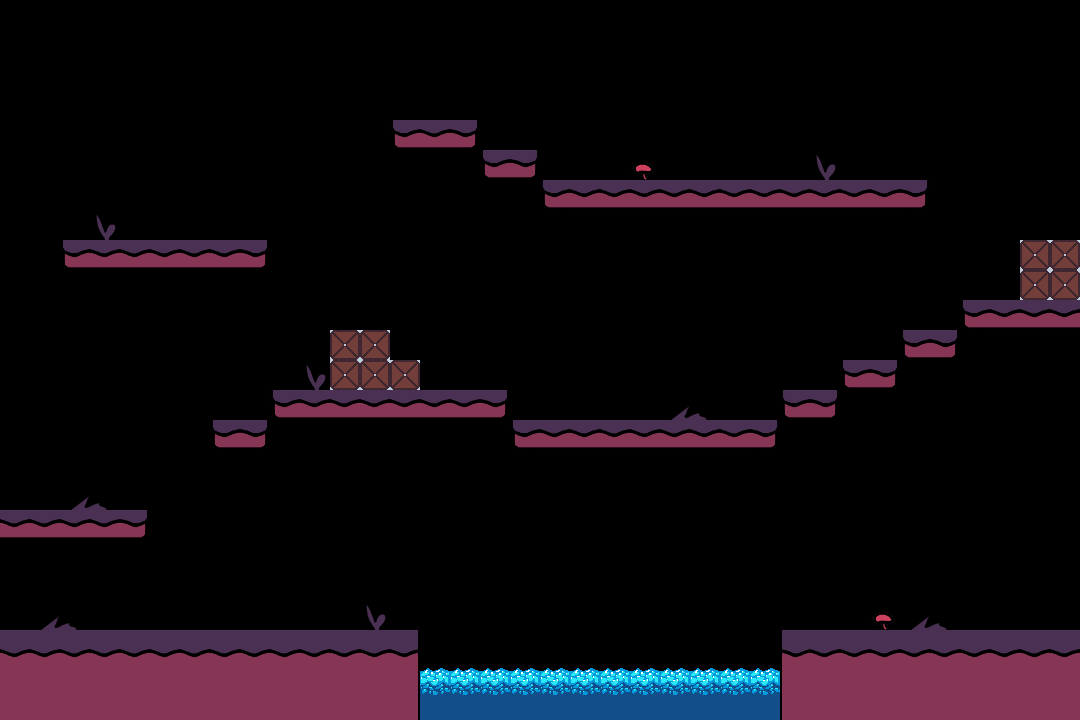

The image is a tile-based game level rendered from a .tmx file. Its description and complete source (layers, tilesets, objects, tile grids) follow:
An orthogonal 36x24 tile map with 30x30 px tiles, 1 tile layer (Calque de Tuiles 1).

<map version="1.8" tiledversion="1.8.4" orientation="orthogonal" renderorder="right-down" width="36" height="24" tilewidth="30" tileheight="30" infinite="0" nextlayerid="2" nextobjectid="1">
 <tileset firstgid="1" source="../Tiled/asset.tsx" />
 <layer id="1" name="Calque de Tuiles 1" width="36" height="24">
  <data encoding="csv">
0,0,0,0,0,0,0,0,0,0,0,0,0,0,0,0,0,0,0,0,0,0,0,0,0,0,0,0,0,0,0,0,0,0,0,0,
0,0,0,0,0,0,0,0,0,0,0,0,0,0,0,0,0,0,0,0,0,0,0,0,0,0,0,0,0,0,0,0,0,0,0,0,
0,0,0,0,0,0,0,0,0,0,0,0,0,0,0,0,0,0,0,0,0,0,0,0,0,0,0,0,0,0,0,0,0,0,0,0,
0,0,0,0,0,0,0,0,0,0,0,0,0,5,5,5,0,0,0,0,0,0,0,0,0,0,0,0,0,0,0,0,0,0,0,0,
0,0,0,0,0,0,0,0,0,0,0,0,0,11,12,13,5,5,0,0,0,0,0,0,0,0,0,0,0,0,0,0,0,0,0,0,
0,0,0,0,0,0,0,0,0,0,0,0,0,0,0,0,11,13,5,5,5,4,5,5,5,5,5,3,5,5,5,0,0,0,0,0,
0,0,0,0,0,0,0,0,0,0,0,0,0,0,0,0,0,0,11,12,12,12,12,12,12,12,12,12,12,12,13,0,0,0,0,0,
0,0,5,3,5,5,5,5,5,0,0,0,0,0,0,0,0,0,0,0,0,0,0,0,0,0,0,0,0,0,0,0,0,0,0,0,
0,0,11,12,12,12,12,12,13,0,0,0,0,0,0,0,0,0,0,0,0,0,0,0,0,0,0,0,0,0,0,0,0,0,34,34,
0,0,0,0,0,0,0,0,0,0,0,0,0,0,0,0,0,0,0,0,0,0,0,0,0,0,0,0,0,0,0,0,5,5,34,34,
0,0,0,0,0,0,0,0,0,0,0,0,0,0,0,0,0,0,0,0,0,0,0,0,0,0,0,0,0,0,5,5,11,12,12,12,
0,0,0,0,0,0,0,0,0,0,0,34,34,0,0,0,0,0,0,0,0,0,0,0,0,0,0,0,5,5,11,13,0,0,0,0,
0,0,0,0,0,0,0,0,0,5,3,34,34,34,5,5,5,0,0,0,0,0,0,0,0,0,5,5,11,13,0,0,0,0,0,0,
0,0,0,0,0,0,0,5,5,11,12,12,12,12,12,12,13,5,5,5,5,5,1,2,5,5,11,13,0,0,0,0,0,0,0,0,
0,0,0,0,0,0,0,11,13,0,0,0,0,0,0,0,0,11,12,12,12,12,12,12,12,13,0,0,0,0,0,0,0,0,0,0,
0,0,0,0,0,0,0,0,0,0,0,0,0,0,0,0,0,0,0,0,0,0,0,0,0,0,0,0,0,0,0,0,0,0,0,0,
5,5,1,2,5,0,0,0,0,0,0,0,0,0,0,0,0,0,0,0,0,0,0,0,0,0,0,0,0,0,0,0,0,0,0,0,
12,12,12,12,13,0,0,0,0,0,0,0,0,0,0,0,0,0,0,0,0,0,0,0,0,0,0,0,0,0,0,0,0,0,0,0,
0,0,0,0,0,0,0,0,0,0,0,0,0,0,0,0,0,0,0,0,0,0,0,0,0,0,0,0,0,0,0,0,0,0,0,0,
0,0,0,0,0,0,0,0,0,0,0,0,0,0,0,0,0,0,0,0,0,0,0,0,0,0,0,0,0,0,0,0,0,0,0,0,
5,1,2,5,5,5,5,5,5,5,5,5,3,5,0,0,0,0,0,0,0,0,0,0,0,0,5,5,5,4,1,2,5,5,5,5,
9,9,9,9,9,9,9,9,9,9,9,9,9,10,0,0,0,0,0,0,0,0,0,0,0,0,8,9,9,9,9,9,9,9,9,9,
16,16,16,16,16,16,16,16,16,16,16,16,16,17,28,28,28,28,28,28,28,28,28,28,28,28,15,16,16,16,16,16,16,16,16,16,
16,16,16,16,16,16,16,16,16,16,16,16,16,17,35,35,35,35,35,35,35,35,35,35,35,35,15,16,16,16,16,16,16,16,16,16
</data>
 </layer>
</map>